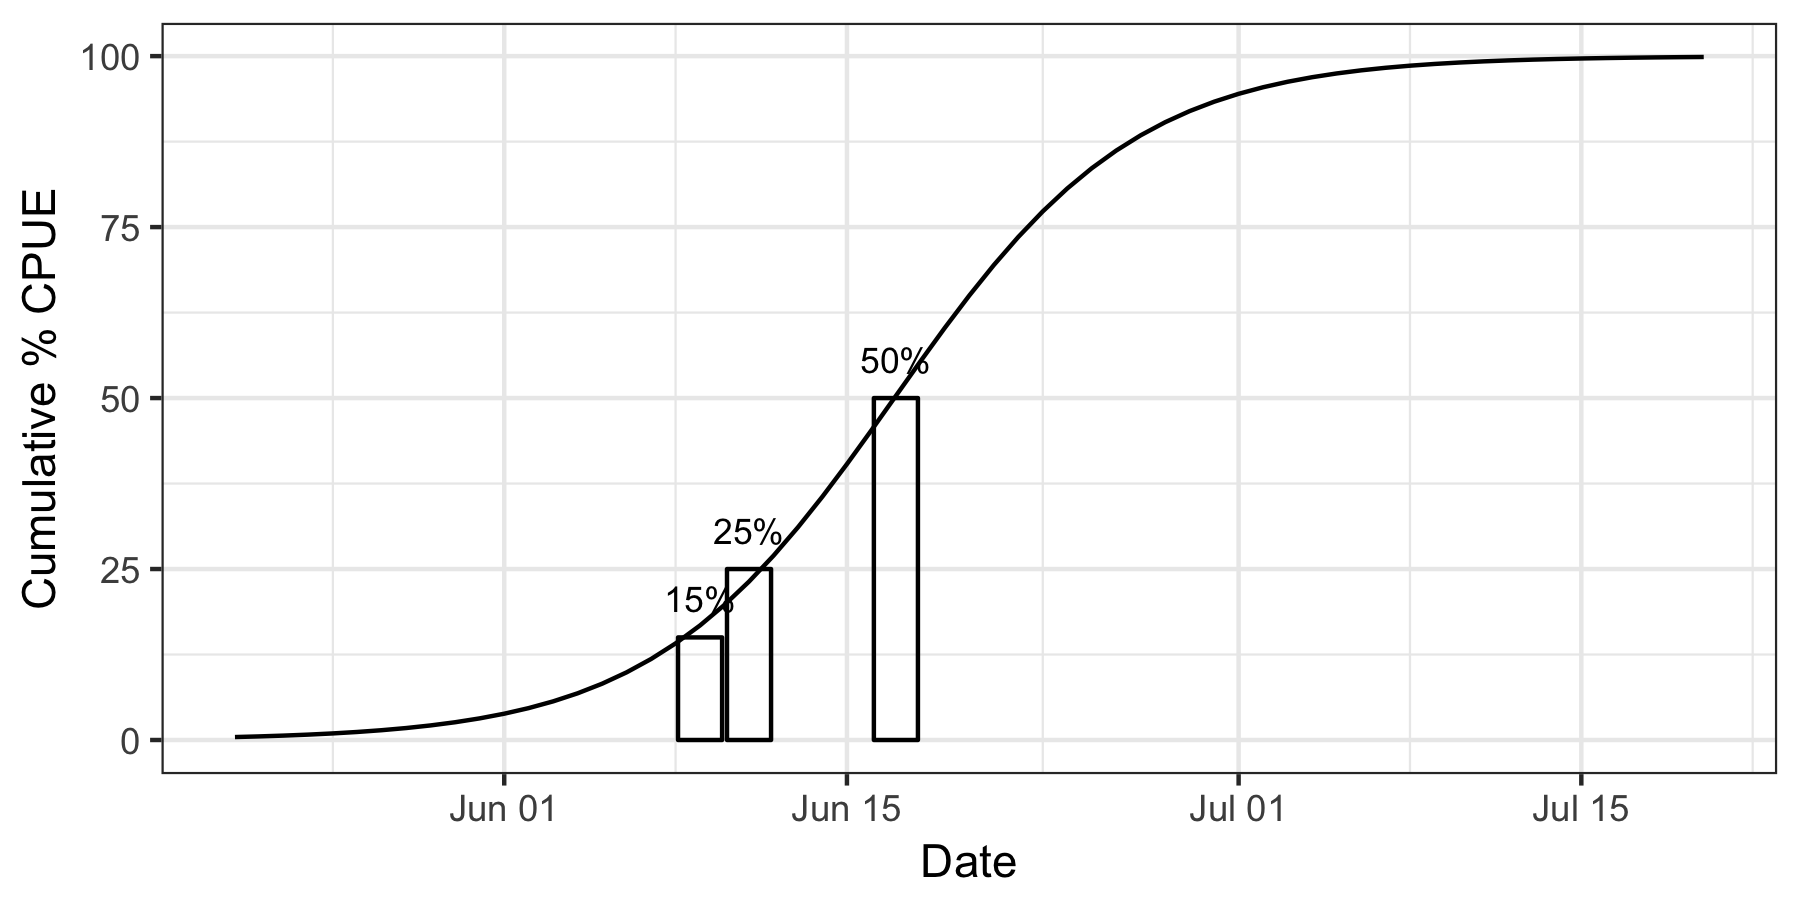

This figure's R source:
#' logistic_curve.R
#'
#' Generate the logistic curve for the website using the predicted percentiles
#' from may_forecast.R

library(ggplot2)
library(readr)

predictions <- read_csv("may_forecast/predictions.csv")

# Define the logistic function and its RSS
mu_i <- 17
s_i <- 5

logi_fun <- function(x, mu, s) { 1 / (1 + exp(-((x - mu)/s))) }
logi_rss <- function(pars) {
  # Recalculate
  dat <- data.frame(day = predictions$prediction,
                    cumulative_cpue = logi_fun(predictions$prediction, pars[1], pars[2]))

  # Calculate and return RSS
  sum(c((dat[dat$day == predictions[predictions$percentile == "fifdj","prediction"], "cumulative_cpue"] - 0.15)^2,
        (dat[dat$day == predictions[predictions$percentile == "qdj","prediction"], "cumulative_cpue"] - 0.25)^2,
        (dat[dat$day == predictions[predictions$percentile == "mdj","prediction"], "cumulative_cpue"] - 0.50)^2))
}

optim_result <- optim(par = c(mu_i, s_i), fn = logi_rss)
optim_result
save("optim_result", file = "may_forecast/optim_result.RData")

# 2017 override of optim values because they are unstable when solved with optim
# I fit them in Excel instead and all is will. They were fit simultaneously (mu and s)
optim_result <- list(par = c(16.93531197, 4.950195071))

xrange <- -10:50
cpue <- data.frame(day = xrange,
                   date = as.Date(xrange, format = "%j", origin = as.Date("2016-05-31")),
                   pccpue = 100 * logi_fun(xrange, optim_result$par[1], optim_result$par[2]))

# Write out
write_csv(cpue, path = "may_forecast/logistic_curve.csv")

predictions$percent <- c(15, 25, 50)
predictions$label <- paste0(c(15, 25, 50), "%")
predictions$date <- as.Date(predictions$prediction, format = "%j", origin = as.Date("2016-05-31"))

ggplot() +
  geom_bar(data = predictions, aes(date, percent), stat = "identity", fill = NA, color = "black") +
  geom_text(data = predictions, aes(date, percent, label = label), vjust = -1, size = 3) +
  geom_line(data = cpue, aes(date, pccpue)) +
  labs(x = "Date", y = "Cumulative % CPUE") +
  theme_bw()

ggsave("may_forecast/logistic_curve.png", width = 6, height = 3)
